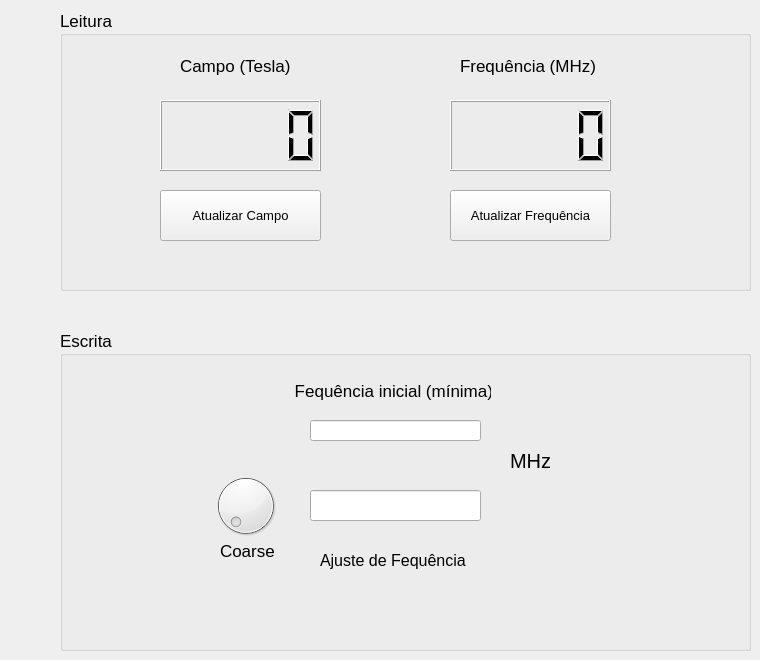
    <widget class="QWidget" name="tab_Leitura">
     <attribute name="icon">
      <iconset>
       <normaloff>../../../bobinona/imagens/Lupa2.png</normaloff>../../../bobinona/imagens/Lupa2.png</iconset>
     </attribute>
     <attribute name="title">
      <string>Leitura e escrita</string>
     </attribute>
     <widget class="QGroupBox" name="groupBox_3">
      <property name="geometry">
       <rect>
        <x>60</x>
        <y>10</y>
        <width>691</width>
        <height>281</height>
       </rect>
      </property>
      <property name="font">
       <font>
        <pointsize>13</pointsize>
       </font>
      </property>
      <property name="title">
       <string>Leitura</string>
      </property>
      <widget class="QPushButton" name="pb_Atualizar_Freq">
       <property name="geometry">
        <rect>
         <x>390</x>
         <y>180</y>
         <width>161</width>
         <height>51</height>
        </rect>
       </property>
       <property name="font">
        <font>
         <pointsize>10</pointsize>
        </font>
       </property>
       <property name="text">
        <string>Atualizar Frequência</string>
       </property>
       <property name="icon">
        <iconset>
         <normaloff>../../../bobinona/imagens/1351621535_Refresh.png</normaloff>../../../bobinona/imagens/1351621535_Refresh.png</iconset>
       </property>
       <property name="iconSize">
        <size>
         <width>20</width>
         <height>20</height>
        </size>
       </property>
      </widget>
      <widget class="QPushButton" name="pb_Atualizar_Camp">
       <property name="geometry">
        <rect>
         <x>100</x>
         <y>180</y>
         <width>161</width>
         <height>51</height>
        </rect>
       </property>
       <property name="font">
        <font>
         <pointsize>10</pointsize>
        </font>
       </property>
       <property name="text">
        <string>Atualizar Campo</string>
       </property>
       <property name="icon">
        <iconset>
         <normaloff>../../../bobinona/imagens/1351621535_Refresh.png</normaloff>../../../bobinona/imagens/1351621535_Refresh.png</iconset>
       </property>
       <property name="iconSize">
        <size>
         <width>20</width>
         <height>20</height>
        </size>
       </property>
      </widget>
      <widget class="QLabel" name="label">
       <property name="geometry">
        <rect>
         <x>120</x>
         <y>40</y>
         <width>121</width>
         <height>31</height>
        </rect>
       </property>
       <property name="font">
        <font>
         <pointsize>13</pointsize>
        </font>
       </property>
       <property name="text">
        <string>Campo (Tesla)</string>
       </property>
      </widget>
      <widget class="QLCDNumber" name="lcd_Campo">
       <property name="geometry">
        <rect>
         <x>100</x>
         <y>90</y>
         <width>161</width>
         <height>71</height>
        </rect>
       </property>
      </widget>
      <widget class="QLCDNumber" name="lcd_Freq">
       <property name="geometry">
        <rect>
         <x>390</x>
         <y>90</y>
         <width>161</width>
         <height>71</height>
        </rect>
       </property>
      </widget>
      <widget class="QLabel" name="label_2">
       <property name="geometry">
        <rect>
         <x>400</x>
         <y>40</y>
         <width>141</width>
         <height>31</height>
        </rect>
       </property>
       <property name="font">
        <font>
         <pointsize>13</pointsize>
        </font>
       </property>
       <property name="text">
        <string>Frequência (MHz)</string>
       </property>
      </widget>
     </widget>
     <widget class="QGroupBox" name="groupBox_4">
      <property name="geometry">
       <rect>
        <x>60</x>
        <y>330</y>
        <width>691</width>
        <height>321</height>
       </rect>
      </property>
      <property name="font">
       <font>
        <pointsize>13</pointsize>
       </font>
      </property>
      <property name="title">
       <string>Escrita</string>
      </property>
      <widget class="QDial" name="dial">
       <property name="geometry">
        <rect>
         <x>150</x>
         <y>140</y>
         <width>71</width>
         <height>71</height>
        </rect>
       </property>
       <property name="maximum">
        <number>1000</number>
       </property>
       <property name="singleStep">
        <number>0</number>
       </property>
       <property name="pageStep">
        <number>10</number>
       </property>
       <property name="value">
        <number>0</number>
       </property>
       <property name="wrapping">
        <bool>false</bool>
       </property>
      </widget>
      <widget class="QLabel" name="label_9">
       <property name="geometry">
        <rect>
         <x>160</x>
         <y>210</y>
         <width>61</width>
         <height>21</height>
        </rect>
       </property>
       <property name="text">
        <string>Coarse</string>
       </property>
      </widget>
      <widget class="QLineEdit" name="lineEdit_freq">
       <property name="geometry">
        <rect>
         <x>250</x>
         <y>160</y>
         <width>171</width>
         <height>31</height>
        </rect>
       </property>
       <property name="font">
        <font>
         <pointsize>15</pointsize>
        </font>
       </property>
       <property name="text">
        <string/>
       </property>
      </widget>
      <widget class="QLabel" name="label_10">
       <property name="geometry">
        <rect>
         <x>450</x>
         <y>110</y>
         <width>91</width>
         <height>41</height>
        </rect>
       </property>
       <property name="font">
        <font>
         <pointsize>15</pointsize>
        </font>
       </property>
       <property name="text">
        <string>MHz</string>
       </property>
      </widget>
      <widget class="QLabel" name="label_11">
       <property name="geometry">
        <rect>
         <x>260</x>
         <y>210</y>
         <width>201</width>
         <height>41</height>
        </rect>
       </property>
       <property name="font">
        <font>
         <pointsize>12</pointsize>
        </font>
       </property>
       <property name="text">
        <string>Ajuste de Fequência</string>
       </property>
      </widget>
      <widget class="QLabel" name="label_12">
       <property name="geometry">
        <rect>
         <x>230</x>
         <y>40</y>
         <width>201</width>
         <height>41</height>
        </rect>
       </property>
       <property name="font">
        <font>
         <pointsize>13</pointsize>
        </font>
       </property>
       <property name="text">
        <string> Fequência inicial (mínima):</string>
       </property>
      </widget>
      <widget class="QLineEdit" name="freq_inical">
       <property name="geometry">
        <rect>
         <x>250</x>
         <y>90</y>
         <width>171</width>
         <height>21</height>
        </rect>
       </property>
       <property name="font">
        <font>
         <pointsize>12</pointsize>
        </font>
       </property>
      </widget>
     </widget>
    </widget>
